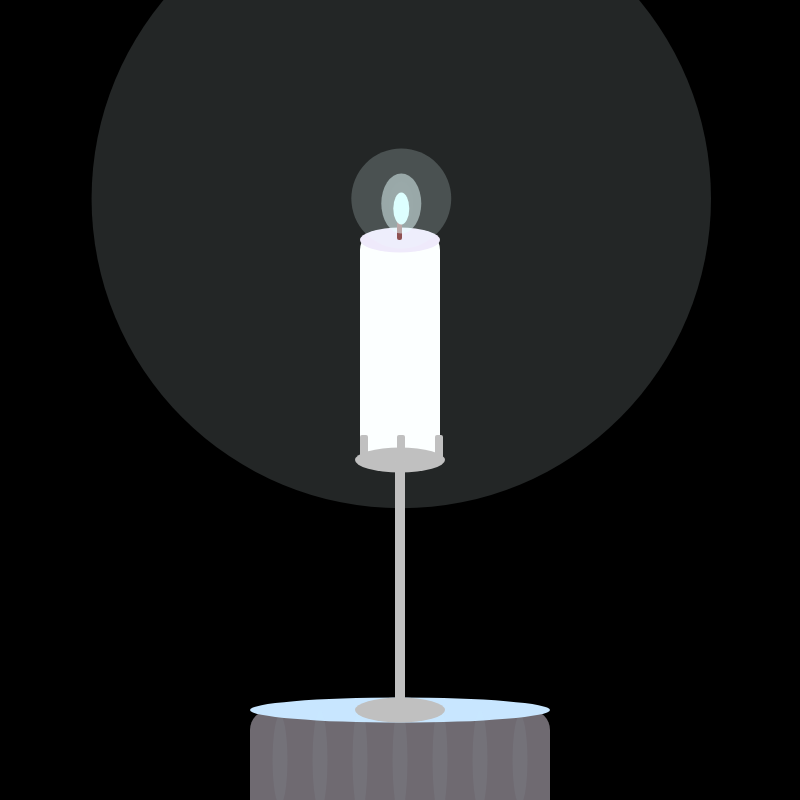
Frame 1 (no input)
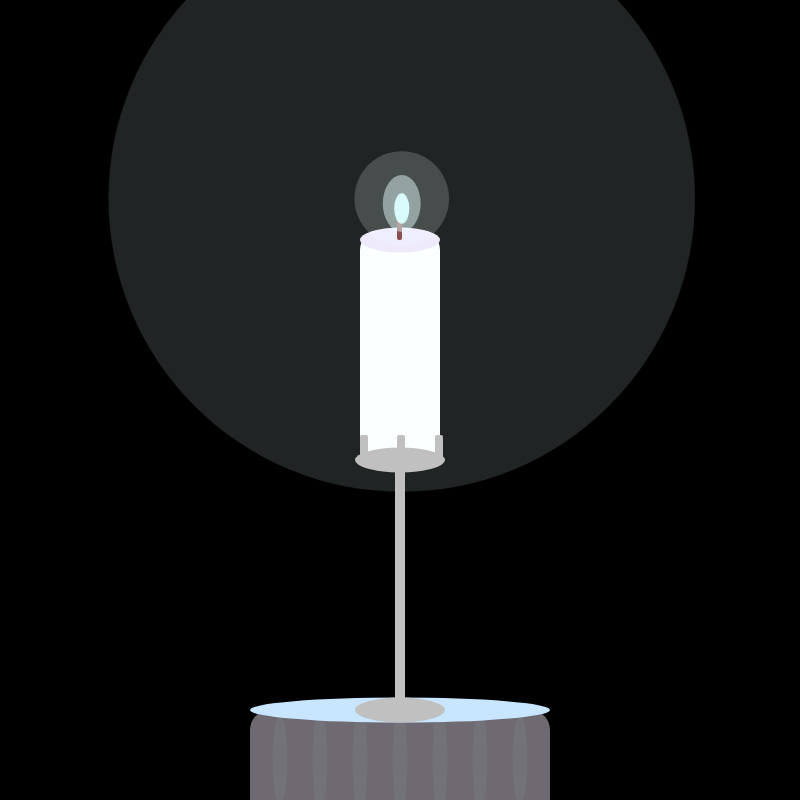
Frame 60 (no input)
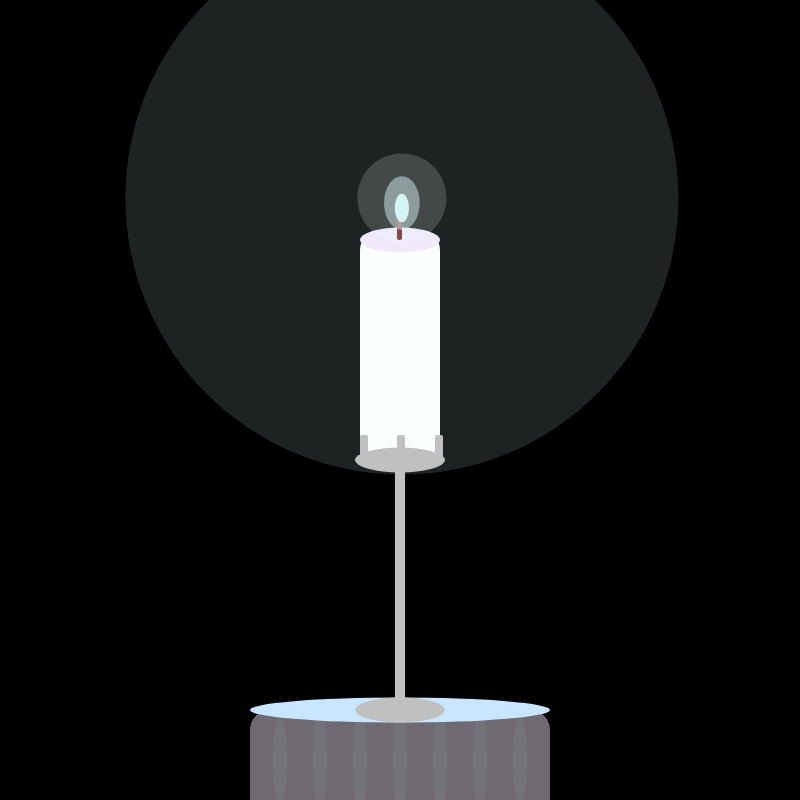
Frame 120 (the mouse pressed at the canvas centre since frame 60)

The p5.js sketch that drew these frames (run headless with seeded random() and noise() and a simulated clock; from frame 60 on, the mouse is pressed at the canvas centre):

// p5.js sketch
// ── sketch.js
//intital variables - I tried to take the feedback from sketch 2 and keep things more local

let burn = 1;
let smokeParticles = [];
let drip = [];



function setup() {
 createCanvas(800,800);
 noStroke();
}

function draw() {
  
 background (0);
  
  burn -= 0.0009;       // this will allow the flame to slowly decrease =
  burn = max(burn,0);  //max chooses the largest value so it doesnt go negative
  drawTable();
  drawCandle();
  drawFlame(width/2, height/2-20,burn);
  drawBase();
  if (burn < 0.25) {
  createSmoke(width/2, height/2-140); //start smoke particles when flame done
  }
  updateSmoke();
  drawSmoke();
  fadeFabric();
  fadeBlack(burn);
  
}

function drawTable() {
  
   push();
   translate(width/2, height/2 +320); 
  
  let fabric = fadeFabric(burn);
  
   fill(235, 225, 240, 120,fabric);
   rect(-150, -10, 300, 150, 20); //back fabric
   fill(200,230,255,fabric);
   ellipse(0,-10,300,25,);//top 
   fill(200,230,255,15,fabric);//folds in the fabric
   ellipse(0,40,15,110)
   ellipse(40,40,15,110)
   ellipse(-40,40,15,110)
   ellipse(80,40,15,100)
   ellipse(-80,40,15,100)
   ellipse(120,40,15,90)
   ellipse(-120,40,15,90)
   
   pop();  
  
}

function drawCandle() {

  push(); // push pop act like a container for the draw style changes - like fill or scale
  
    translate(width/2, height/2 - 50); //translate changes the origin from (0,0) to (x,y) -> doing width/2 height/2 places the object in the center of the acreen and allows for the drawing to asapt even if the screen size changes. 

    fill(255,255,255);
    rect(-40,-120,80,240,20);

    fill(240,230,250);
    ellipse(0,-110,80,25);

    fill(100,0,0);
    rect(-3,-130,5,20,2);

    pop();

}

function drawBase() {
  
    push(); 
  
    translate(width/2, height/2 +160); 

    fill(192,192,192);
    ellipse(0,-100,90,25);
    rect(-5,-100,10,250,5);//holder
    rect(-3,-125,8,25,2);//prongs
    rect(-40,-125,8,25,2);
    rect(35,-125,8,25,2);
    ellipse(0,150,90,25);

    pop();
  
}

function drawFlame(x,y,burnValue) {
  
    push();
    translate(x,y - 50); 
   
    let size = map(burnValue,0,1,0,40); //map allows the decrease in burn to control the size of the flame layers, the original flame 10,40 is altered locally for each ellipse to allow the gradual change
    let alpha = map(burnValue, 0, 1, 0, 255); // alpha is the opacity - this allows for the opacity to react to the burn time so it gradually decreases in opacity and size
    
    if (size <= 0) { // when burn = 0 the flame will die out
    pop();
    return;
  } 
  
    let fx = random(-0.5,2); //creates movement in the flame vertically
    let fy = random(-2,0.5); //creates movement in the flame horizontally
    translate(fx,fy); // I want advice on how to make the flicker smoother - on p5 i saw there is a nosie function used to create a more organic transition because it works with smaller values but I'm not sure how to integrate it

  
    fill(200,255,255,alpha);
    ellipse(0,-120,size * 0.4,size *0.8);

    fill(230,255,255,alpha * 0.01);
    ellipse(0,-125,size * 0.6,size * 1.1,7);
  
    fill(230,255,255,alpha * 0.5);
    ellipse(0,-125,size ,size * 1.5 ,9);
  
    fill(230,255,255,alpha * 0.2);
    ellipse(0,-130,size *2.5,size *2.5,5);
  
    fill(230,255,255,alpha * 0.15);
    ellipse(0,-130,size *15.5,size *15.5,5); //larger glow 

pop();
  
}

  
function createSmoke(x,y){
  
    if(frameCount % 4 == 0){
    smokeParticles.push(new Smoke(x,y)); //this gradually creates more smoke particles in the array after the flame goes out
  }
  
}

function updateSmoke() {
  
    for(let p of smokeParticles){
       p.update(); } //smokeParticles is an array, p represents one smoke this updates each of the smokes in the array
  
  
}

function drawSmoke() {
    for(let p of smokeParticles){
      p.display(); //draws the indivdual particles p in relation the display method
  }
  
}


function fadeFabric(burnValue) {
  
   let alpha = map(burnValue, 0.5, 0, 255, 40);
   alpha = constrain(alpha, 40, 255); //constrain does the inverse of max

  return alpha;
}


function fadeBlack(burnValue) { //darkens the overall scene as the candle goes out - based on class feedback

  push();

    let alpha = map(burnValue, 0.3, 0, 0, 255);
    alpha = constrain(alpha, 0, 255);

    fill(0, alpha * 0.7);
    rect(0, 0, width, height);

  pop();
}

//oop + methods!

class Smoke{
  
  constructor(x,y) {
    
    this.x = x;
    this.y = y;
    
    this.vx = random(-1,1) //setting up velocity control
    this.vy = random(-0.5,-1) //used the same values as flicker but made y both negative so they go up
    
    this.size = random(15,20); // controls the size of particles
    this.life = 255; //life which control the duration of the particles
    
  }
  
   update(){ //updates for the display to then be drawn

    this.x += this.vx;
    this.y += this.vy;

    this.life -= 2;
    this.size += 0.05; 

  }

   display(){ //display is what is drawn

   fill(180,160,170,this.life*0.3);
   ellipse(this.x,this.y-50,this.size*1.3,this.size); //life decreasing which controls opacity so the particles die out

  }
  
}
